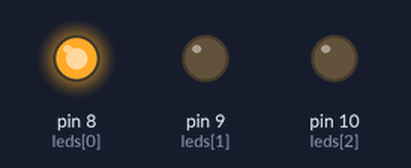
Simulated run of this sketch. Board: Arduino Uno, built with avr-gcc and run on an emulated ATmega328P. Parts: output pins drawn as LEDs (lit = HIGH).

Above: at 0.1 s.
At 0.5 s:
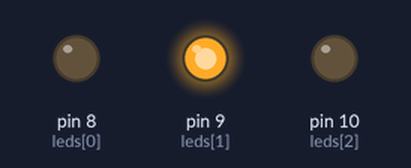
At 4.5 s:
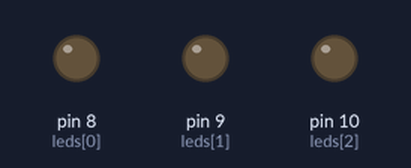
At 8.9 s:
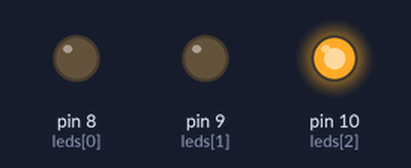
Timing chart, 0 to 10.4 s (numbered marks = the images above):
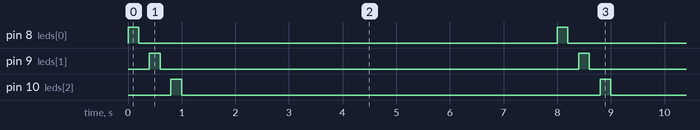

The sketch:

Atv.1.ino
```cpp
  int leds [3] = {8, 9, 10};
  // define os pinos dos tres leds em uma linha só
  // o led do 8 vai ser o 0 e o 9 o 1 e o 10 o 2

  void setup() {
    for (int j = 0; j < 3; j ++){
      pinMode(leds[j], OUTPUT);
    }
}

void loop() {
  for (int i = 0; i < 20; i ++){
    digitalWrite(leds[i], HIGH);
    delay(200);
    digitalWrite(leds[i], LOW);
    delay(200);
  }

}
```

Measured:
- by itself, pin 8 (leds[0]), pin 9 (leds[1]), pin 10 (leds[2]): alternates HIGH for 0.20 s and LOW for 7.8 s
- by itself, everything shown: repeats every 8.0 s, in 6 steps
